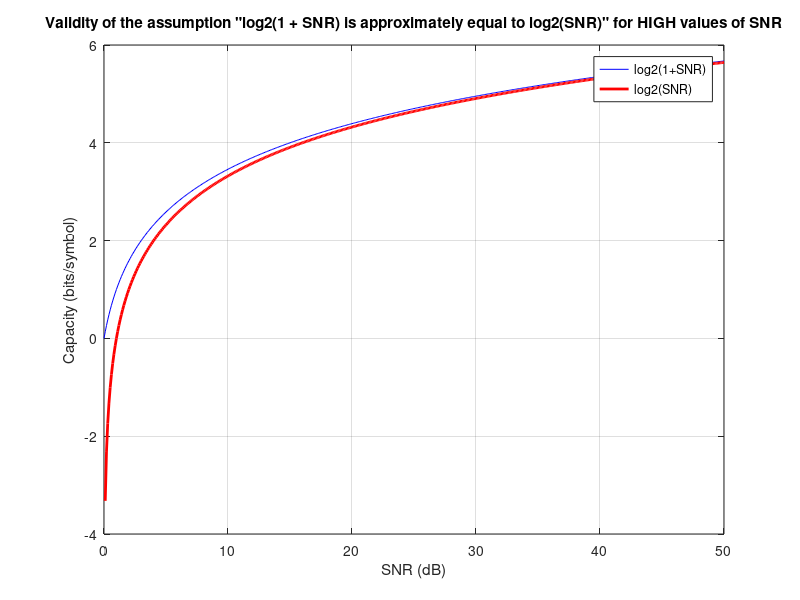
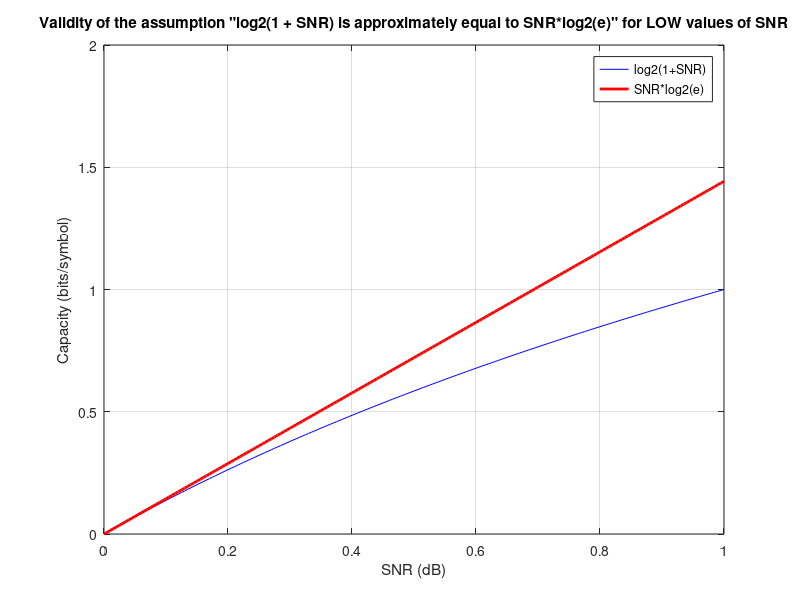

Reproduce these figures in MATLAB, in order.
%%%%%%         Question6         %%%%%%

%Assumption 1: log2(1 + SNR) is approximately equal to log2(SNR) for high SNR values.

% Define the range of values for SNR (focus on high values)
clear;close all;clc
snr = 0:0.1:50;

% Calculate the values of log2(1+SNR), log2(SNR)
y1 = log2(1+snr);
y2 = log2(snr);

% Plot the function
figure
plot(snr, y1, 'b', snr, y2, 'r', 'LineWidth', 2);

% Add title, labels, and legend
%title('Comparison of log2(1+SNR) and log2(SNR)');
title('Validity of the assumption "log2(1 + SNR) is approximately equal to log2(SNR)" for HIGH values of SNR')
xlabel('SNR (dB)');
ylabel('Capacity (bits/symbol)');
legend('log2(1+SNR)', 'log2(SNR)');

% Add grid
grid on;

%Assumption 2: log2(1 + SNR) is approximately equal to (SNR * log2(e) for low values of SNR
% Define the range of values for SNR (focus on low values)
snr = 0:0.005:1;

% Calculate the values of log2(1+SNR), SNR*log2(e)
y1 = log2(1+snr);
y3 = snr*log2(exp(1));

% Plot the function
figure
plot(snr, y1, 'b', snr, y3, 'r', 'LineWidth', 2);
title('Validity of the assumption "log2(1 + SNR) is approximately equal to SNR*log2(e)" for LOW values of SNR')
xlabel('SNR (dB)');
ylabel('Capacity (bits/symbol)');
legend('log2(1+SNR)', 'SNR*log2(e)');

% Add grid
grid on;
